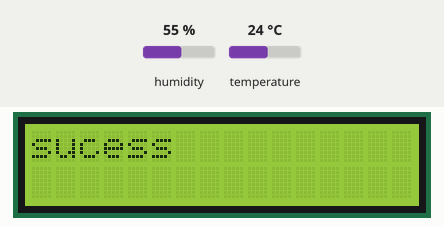
Recording of a sketch running on a simulated ESP32. On the bench: 16×2 character LCD. Wiring (inferred from the names in the program): DHT11 sensor: data GPIO 4. Inputs (shaded band) come from the test bench; at power-on: humidity 55 %, temperature 24 °C. WiFi joins after 1.5 s; servers stay silent unless stated; web services answer with replies made up by the test bench; what the sketch prints to the serial monitor is not drawn.

Above: at 2.7 s.
2.8 s: humidity set to 22 %
At 4.4 s:
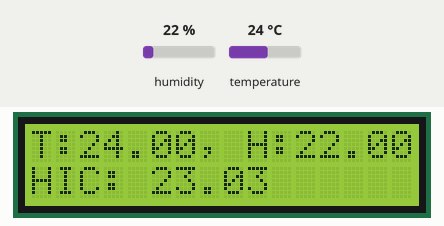
6.1 s: temperature set to 12 °C
At 8.4 s:
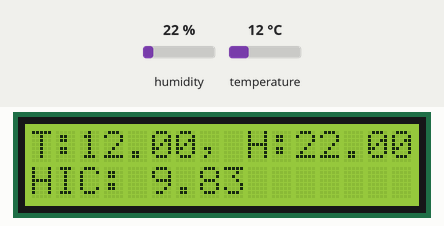
10.1 s: humidity set to 40 %
At 12.5 s:
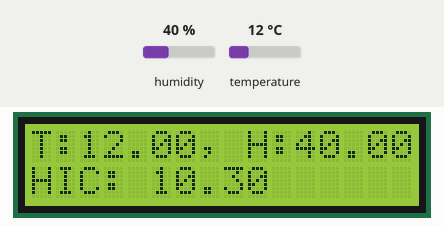
14.1 s: temperature set to 19 °C
At 16.5 s:
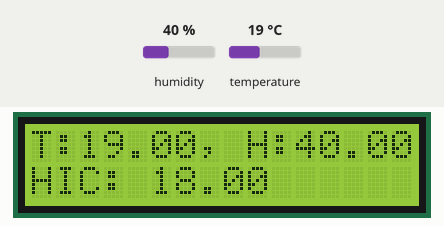
Timing chart, 0 to 18.0 s (numbered marks = the images above; inputs shaded):
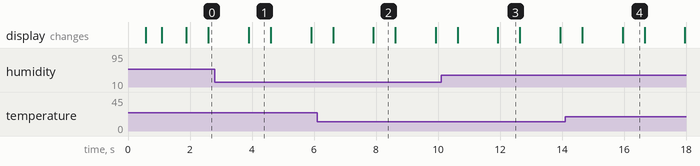

Measured:
- after the input at 2.8 s, the display: changes after 1.1 s (image 1)
- after the input at 6.1 s, the display: first differs from a run without the input after 1.8 s (image 2)
- after the input at 10.1 s, the display: first differs from a run without the input after 1.8 s (image 3)
- after the input at 14.1 s, the display: first differs from a run without the input after 1.9 s (image 4)
- what the display in image 1 shows lasts 0.7 s, from 3.9 s to 4.6 s

The sketch:

wfi_webserver.ino
```cpp
#include "Arduino.h"
#include <WiFi.h>
#include <WiFiClient.h>
#include <WebServer.h>
#include <ESPmDNS.h>
#include <HTTPClient.h>
#include <Wire.h>
#include <LiquidCrystal_I2C.h>
#include "DHT.h"        // including the library of DHT11 temperature and humidity sensor
#include <ArduinoJson.h>

#define DHTTYPE DHT11   // DHT 11
#define dht_dpin 4

#define uS_TO_S_FACTOR 1000000  /* Conversion factor for micro seconds to seconds */
#define TIME_TO_SLEEP  600        /* Time ESP32 will go to sleep (in seconds) */

StaticJsonDocument<250> jsonDocument;

byte max_tries = 20;

float h;
float t;

String apiKey = "F3B5SDC8JXTYMBVH";

const char* ssid = "wifi-sa-bahay-V2.4";
const char* password = "wifi-sa-bahay-V2.4-password";

WebServer server(80);


const char* serverName = "http://api.thingspeak.com/update";
LiquidCrystal_I2C lcd(0x27, 16, 2);
DHT dht(dht_dpin, DHTTYPE);
void setup(void)
{
  dht.begin();
  lcd.begin();
  Serial.begin(115200);
  connectToWifi();
  if (MDNS.begin("esp32")) {
    Serial.println("MDNS responder started");
  }
  // Set server routing
  restServerRouting();
  // Set not found response
  server.onNotFound(handleNotFound);
  // Start server
  server.begin();
  Serial.println("HTTP server started");
//  esp_sleep_enable_timer_wakeup(TIME_TO_SLEEP * uS_TO_S_FACTOR);
//  esp_deep_sleep_start();
}
void loop() {
  server.handleClient();
  readDHT();
  delay(1000);
}

void readDHT(){
  do{
    h = dht.readHumidity();
    t = dht.readTemperature();
  }while(isnan(h) || isnan(t));
  float heat_index = dht.computeHeatIndex(t, h, false);

  lcd.clear();
  lcd.print("T:");
  lcd.print(t);
  lcd.print(", H:");
  lcd.print(h);
  lcd.setCursor(0,1);
  lcd.print("HIC: ");
  lcd.print(heat_index);
  delay(500);
  // try to post data until it sends
  int response = 1;
  do{
    response = postData(t, h, heat_index);
    if(response == -1){
    }else if(response == 1){
      // reconnect to wifi
      connectToWifi();
    }
  }while(response != 200);
  lcd.clear();
  lcd.print("sucess");
}

void connectToWifi(){
  Serial.println("Connecting");
  lcd.clear();
  lcd.print("Connecting");
  lcd.setCursor(0,1);
  byte connection_tries = 0;
//  WiFi.mode(WIFI_STA);
  WiFi.begin(ssid, password);
  while(WiFi.status() != WL_CONNECTED){
    Serial.print(".");
    lcd.print(".");
    delay(500);
    if(connection_tries >= max_tries){
      // if it fails to connect after 20 tries, sleep for 1 second
      esp_sleep_enable_timer_wakeup(1 * uS_TO_S_FACTOR);
      esp_deep_sleep_start();
    }
    connection_tries++;
  }
  Serial.println("");
  Serial.print("Connected to WiFi network with IP Address: ");
  Serial.println(WiFi.localIP());
}


int postData(float temp, float humid, float hic){
  if(WiFi.status() == WL_CONNECTED){
    WiFiClient client;
    HTTPClient http;

    http.begin(client, serverName);

    http.addHeader("Content-Type", "application/x-www-form-urlencoded");

    String httpRequestData = "api_key="+apiKey+"&field1="+temp+"&field2="+humid+"&field3="+hic;
    Serial.print("Payload: ");
    Serial.println(httpRequestData);
    int httpResponseCode = http.POST(httpRequestData);
    Serial.print("Response: ");
    Serial.println(httpResponseCode);
    http.end();
    return httpResponseCode;
  }
  return 1;
}

// Serving Hello world
void acceptRFIDPost() {
  if (server.hasArg("rfid")) {
    String rfid = server.arg("rfid");
    Serial.print("RFID: ");
    Serial.println(rfid);
    DynamicJsonDocument doc(512);
    doc["status"] = "From ESP32:OK";
    doc["data"] = rfid;
    String buf;
    serializeJson(doc, buf);
    server.send(201, F("application/json"), buf);
    lcd.clear();
    lcd.print("Writing");
    lcd.setCursor(0,1);
    lcd.print(rfid);
    delay(1000);
  }else{
      DynamicJsonDocument doc(512);
      doc["status"] = "From ESP32:Invalid Post Parameters";

      String buf;
      serializeJson(doc, buf);
      server.send(422, F("application/json"), buf);

  }
}
// Define routing
void restServerRouting() {
    server.on("/", HTTP_GET, []() {
        server.send(200, F("text/html"),
            F("Welcome to the REST Web Server"));
    });
    // handle post request
    server.on(F("/writeRFID"), HTTP_POST, acceptRFIDPost);
}

// Manage not found URL
void handleNotFound() {
  String message = "File Not Found\n\n";
  message += "URI: ";
  message += server.uri();
  message += "\nMethod: ";
  message += (server.method() == HTTP_GET) ? "GET" : "POST";
  message += "\nArguments: ";
  message += server.args();
  message += "\n";
  for (uint8_t i = 0; i < server.args(); i++) {
    message += " " + server.argName(i) + ": " + server.arg(i) + "\n";
  }
  server.send(404, "text/plain", message);
}
```
